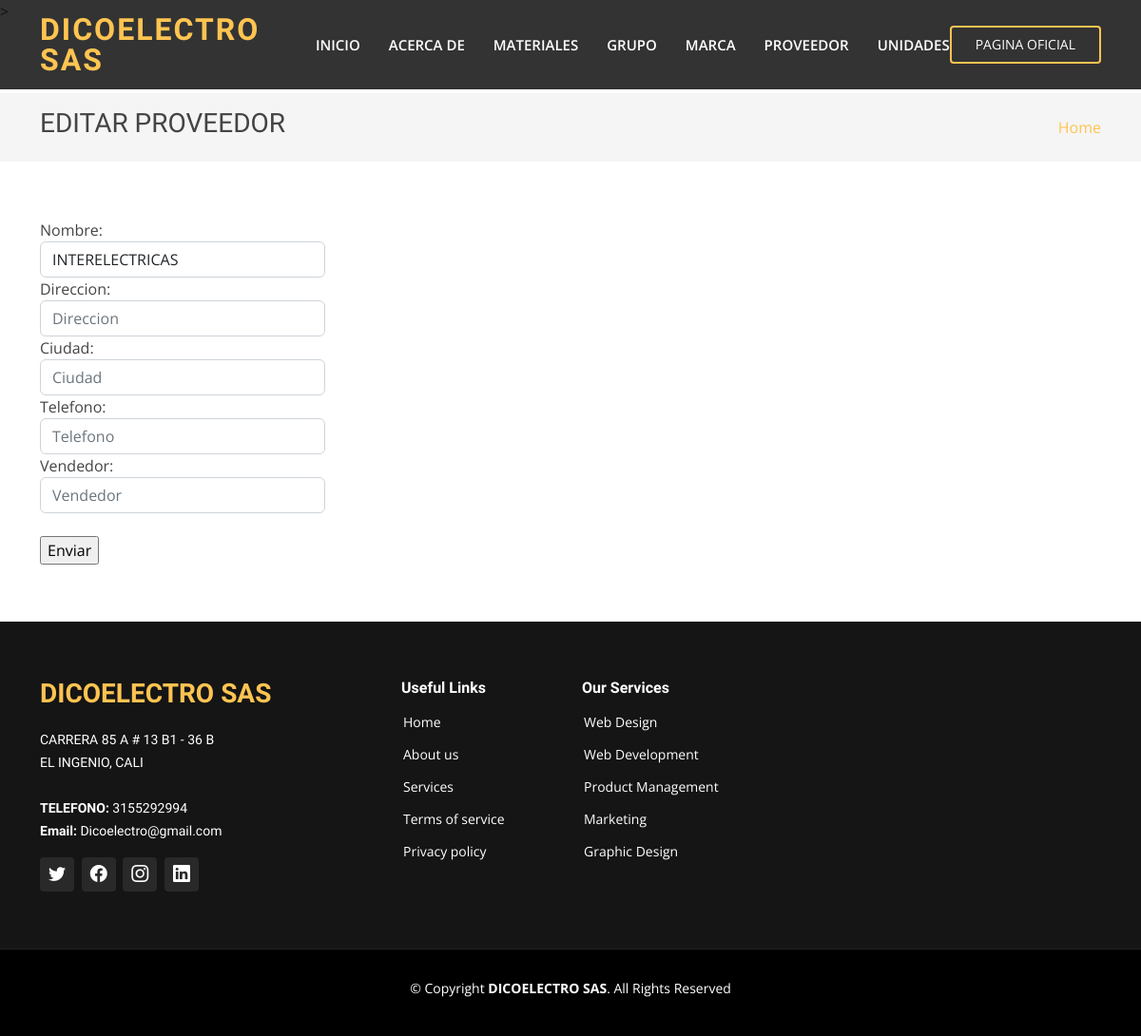
Page /proveedor/editar/1 on the earlier database version.
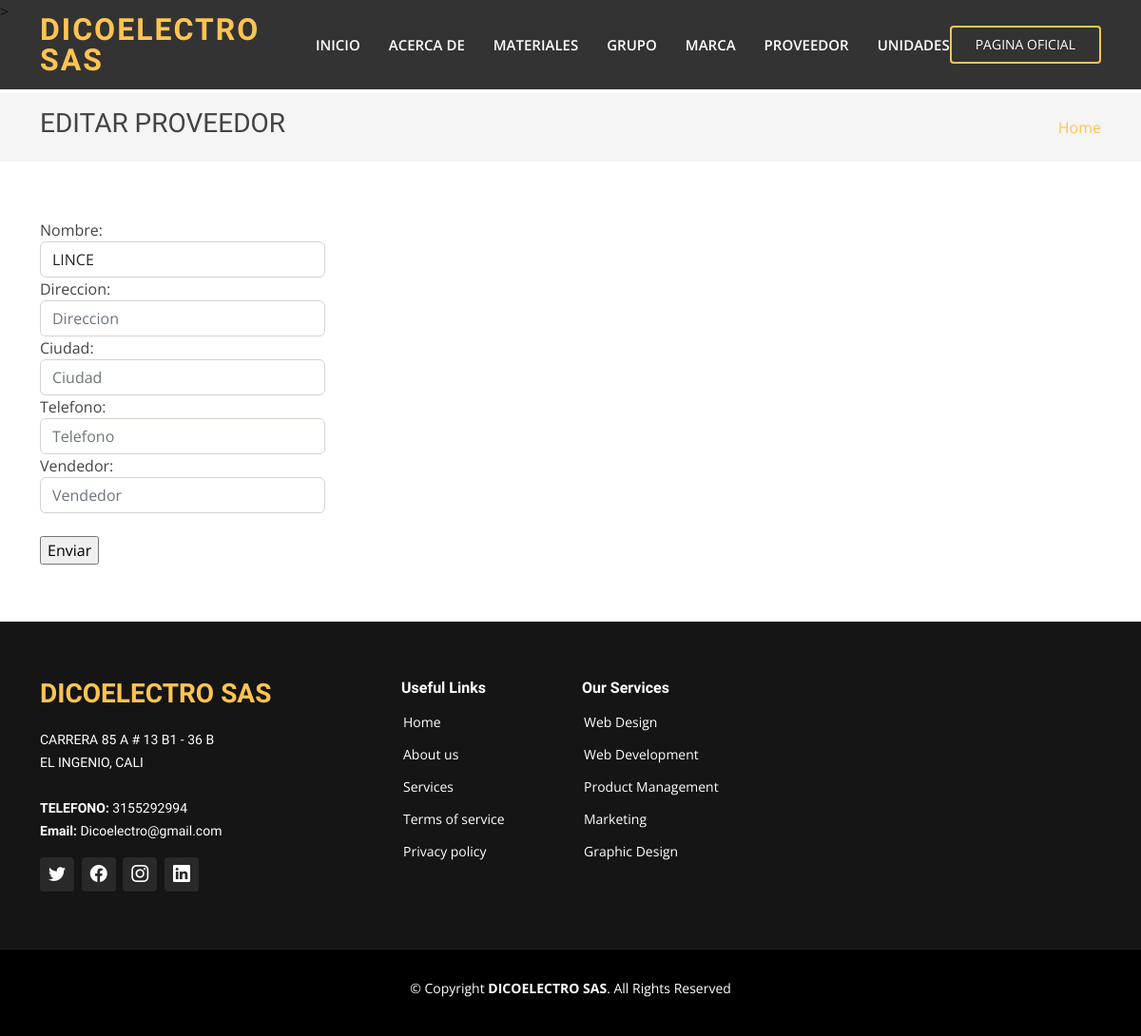
Same page on the later database version.
### webapp/models.py (models this page shows, shortened)
class Proveedor(models.Model):
    nombre = models.CharField(max_length=60,unique=True)
    direccion = models.CharField(max_length=40,blank=True,null=True)
    ciudad = models.CharField(max_length=40,blank=True,null=True)
    telefono = models.CharField(max_length=15,blank=True,null=True)
    vendedor = models.CharField(max_length=40,blank=True,null=True)
    class Meta:
        verbose_name_plural = "proveedores"

### webapp/views.py (the view)
# urls.py: path("proveedor/editar/<int:id>", views.editar_proveedor, name="editar-proveedor"),
def editar_proveedor(request, id):
    material = Proveedor.objects.get(id=id)
    formulario = ProveedorForm(request.POST or None, instance=material)
    if formulario.is_valid() and request.method == "POST":
        formulario.save()
        return HttpResponseRedirect("confirm-edit-prv")
    return render(request, "proveedor/editar.html", {"formulario" : formulario})

### webapp/forms.py
class ProveedorForm(forms.ModelForm):
    nombre = forms.CharField(widget=forms.TextInput(attrs={'placeholder': 'Nombre', 'style': 'width: 300px;', 'class': 'form-control'}))
    direccion = forms.CharField(widget=forms.TextInput(attrs={'placeholder': 'Direccion', 'style': 'width: 300px;', 'class': 'form-control'}),required=False)
    ciudad = forms.CharField(widget=forms.TextInput(attrs={'placeholder': 'Ciudad', 'style': 'width: 300px;', 'class': 'form-control'}),required=False)
    telefono = forms.CharField(widget=forms.TextInput(attrs={'placeholder': 'Telefono', 'style': 'width: 300px;', 'class': 'form-control'}),required=False)
    vendedor = forms.CharField(widget=forms.TextInput(attrs={'placeholder': 'Vendedor', 'style': 'width: 300px;', 'class': 'form-control'}),required=False)
    class Meta:
        model = Proveedor
        fields = '__all__'

### webapp/templates/proveedor/editar.html (shortened to what this page needs)
{% extends "webapp/base.html" %}
{% load static %}
{% block content %}
    <section class="breadcrumbs">
      <div class="container">
        <div class="d-flex justify-content-between align-items-center">
          <h2>EDITAR PROVEEDOR</h2>
          <ol>
            <li><a href="{% url 'inicio' %}">Home</a></li>
          </ol>
        </div>
      </div>
    </section>
    <section class="inner-page">
      <div class="container">
    {% include 'proveedor/form.html' %}
      </div>
    </section>
  {% endblock %}

### webapp/templates/proveedor/form.html (shortened to what this page needs)
<form enctype="application/x-www-form-urlencoded" method="post">
 {{ formulario }}
<br>
<input type = "submit" value = "Enviar">
</form>

Differences in the rows shown:
changed Proveedor: nombre "INTERELECTRICAS" → "LINCE"
